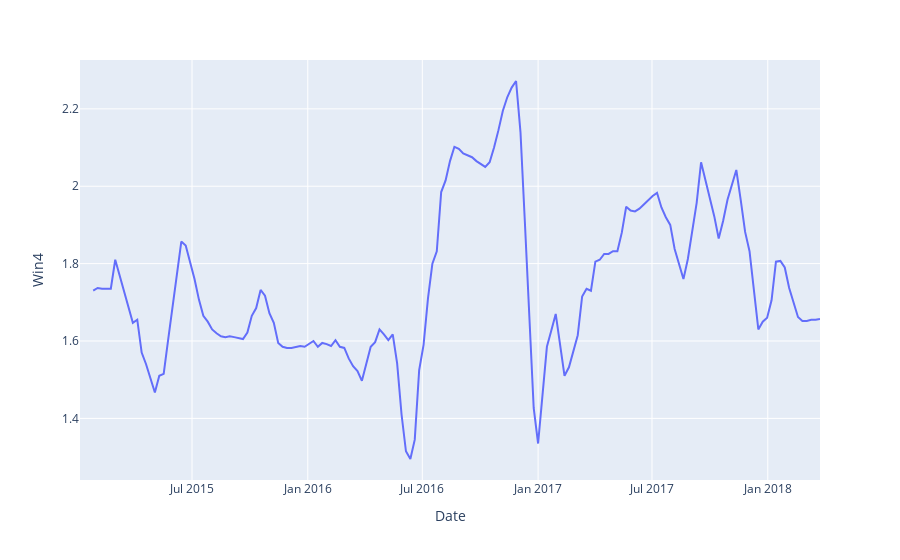
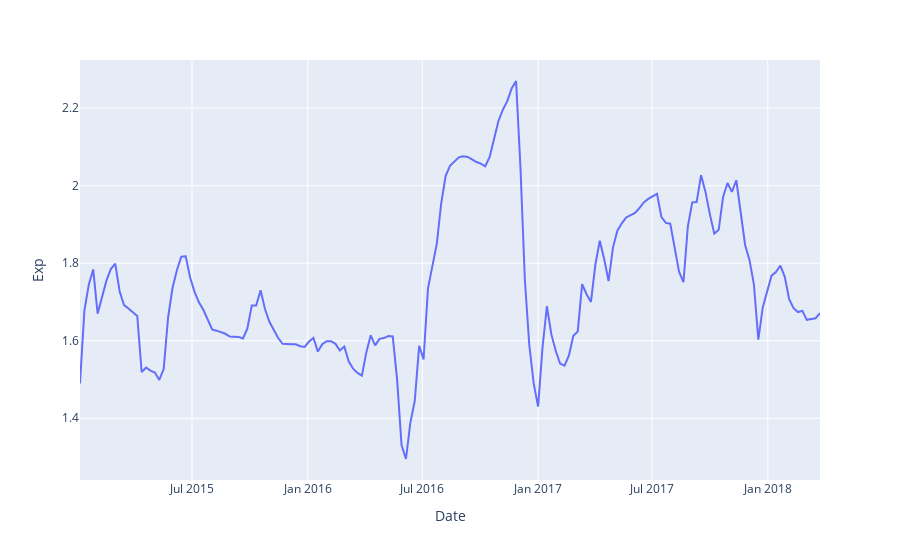

Write notebook code for charts like these, in order.
### Code cell
px.line(chicago_organic, x='Date', y='Win4').show()
px.line(chicago_organic, x='Date', y='Exp').show()

### Figure 1 — Plotly figure (JSON) as saved in the notebook; plotly's stock layout.template omitted (floating-point values rounded to 4 significant figures; data arrays with more than 128 entries replaced by an {"elided": "..."} marker saying what was removed)
{"data": [{"hovertemplate": "Date=%{x}<br>Win4=%{y}<extra></extra>", "legendgroup": "", "line": {"color": "#636efa", "dash": "solid"}, "mode": "lines", "name": "", "orientation": "v", "showlegend": false, "type": "scatter", "x": {"elided": "169 str values"}, "xaxis": "x", "y": {"elided": "169 float values"}, "yaxis": "y"}], "layout": {"legend": {"tracegroupgap": 0}, "margin": {"t": 60}, "xaxis": {"anchor": "y", "domain": [0, 1], "title": {"text": "Date"}}, "yaxis": {"anchor": "x", "domain": [0, 1], "title": {"text": "Win4"}}}}

### Figure 2 — Plotly figure (JSON) as saved in the notebook; plotly's stock layout.template omitted (floating-point values rounded to 4 significant figures; data arrays with more than 128 entries replaced by an {"elided": "..."} marker saying what was removed)
{"data": [{"hovertemplate": "Date=%{x}<br>Exp=%{y}<extra></extra>", "legendgroup": "", "line": {"color": "#636efa", "dash": "solid"}, "mode": "lines", "name": "", "orientation": "v", "showlegend": false, "type": "scatter", "x": {"elided": "169 str values"}, "xaxis": "x", "y": {"elided": "169 float values"}, "yaxis": "y"}], "layout": {"legend": {"tracegroupgap": 0}, "margin": {"t": 60}, "xaxis": {"anchor": "y", "domain": [0, 1], "title": {"text": "Date"}}, "yaxis": {"anchor": "x", "domain": [0, 1], "title": {"text": "Exp"}}}}
